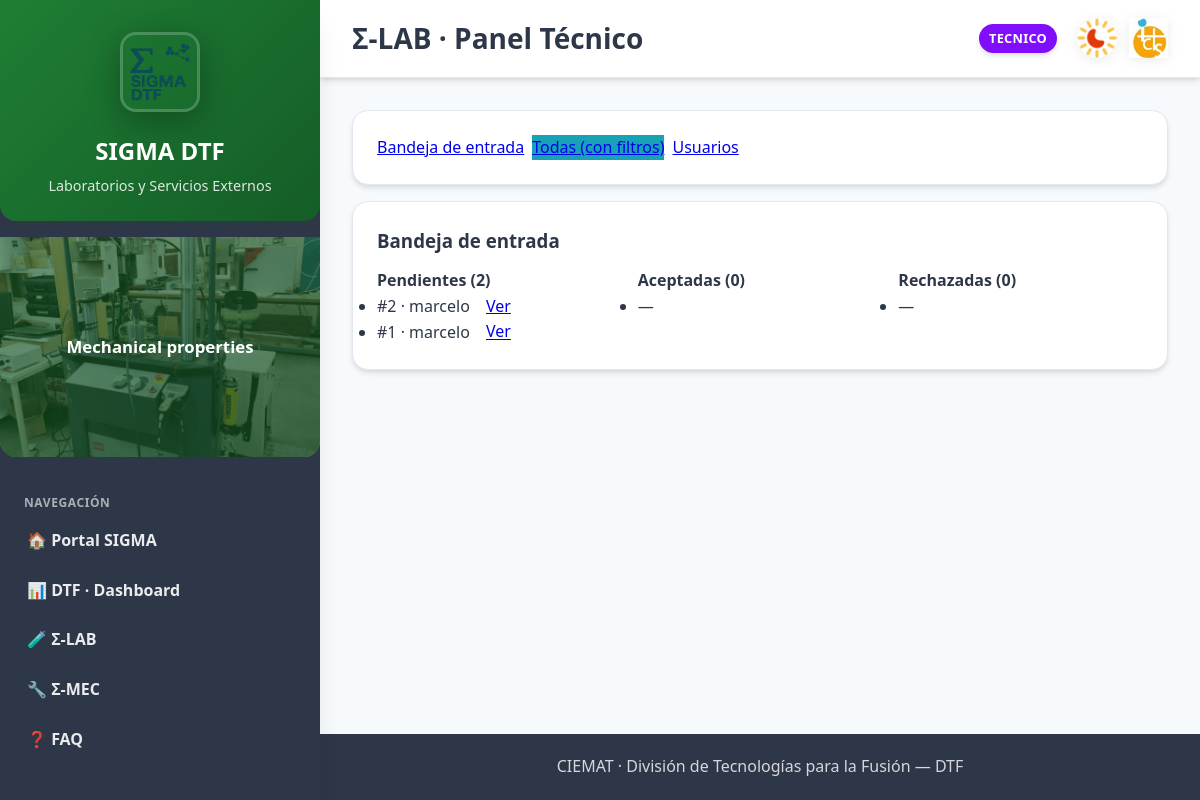
The page /dtf/lab/panel/tecnico/ (signed in) on the database its author committed.
### sigmalab/models.py (models this page shows, shortened)
class Solicitud(models.Model):
    class Estado(models.TextChoices):
        PENDIENTE  = "pendiente",  "Pendiente"
        ACEPTADA   = "aceptada",   "Aceptada"
        RECHAZADA  = "rechazada",  "Rechazada"
        EN_CURSO   = "en_curso",   "En curso"
        FINALIZADA = "finalizada", "Finalizada"
    solicitante = models.ForeignKey(
        settings.AUTH_USER_MODEL, on_delete=models.PROTECT, related_name="solicitudes"
    )
    tecnico_asignado = models.ForeignKey(
        settings.AUTH_USER_MODEL,
        on_delete=models.PROTECT,
        null=True,
        blank=True,
        related_name="solicitudes_asignadas",
    )
    material = models.CharField(max_length=200, blank=True)
    procedencia = models.CharField(max_length=200, blank=True)
    tratamiento_previo = models.CharField(max_length=200, blank=True)
    requisitos_finales = models.TextField(blank=True)
    observaciones = models.TextField(blank=True)
    corte = models.BooleanField(default=False)
    empastillado = models.BooleanField(default=False)
    lijado = models.BooleanField(default=False)
    pulido = models.BooleanField(default=False)
    electropulido = models.BooleanField(default=False)
    trat_quimico = models.BooleanField(default=False)
    trat_termico = models.BooleanField(default=False)
    estado = models.CharField(max_length=20, choices=Estado.choices, default=Estado.PENDIENTE)
    codigo_muestra = models.CharField(
        max_length=20, blank=True, null=True, help_text="Se puede asignar al aceptar (p.ej. 25-001)"
    )
    creado_en = models.DateTimeField(auto_now_add=True)
    actualizado_en = models.DateTimeField(auto_now=True)
    aceptado_en = models.DateTimeField(null=True, blank=True)
    finalizado_en = models.DateTimeField(null=True, blank=True)
    class Meta:
        ordering = ["-creado_en"]
        verbose_name = "Solicitud"
        verbose_name_plural = "Solicitudes"

### sigmalab/views.py (the view)
# urls.py: path("panel/tecnico/", views.panel_tecnico, name="panel-tecnico"),
@login_required_dtf
@user_passes_test_dtf(is_technician)
def panel_tecnico(request):
    pendientes  = Solicitud.objects.filter(estado="pendiente").select_related("solicitante")[:10]
    aceptadas   = Solicitud.objects.filter(estado="aceptada").select_related("solicitante")[:10]
    rechazadas  = Solicitud.objects.filter(estado="rechazada").select_related("solicitante")[:10]
    contadores = {
        "pendientes": Solicitud.objects.filter(estado="pendiente").count(),
        "aceptadas":  Solicitud.objects.filter(estado="aceptada").count(),
        "rechazadas": Solicitud.objects.filter(estado="rechazada").count(),
    }
    return render(request, "sigmalab/panel_tecnico.html", {
        "pendientes": pendientes,
        "aceptadas": aceptadas,
        "rechazadas": rechazadas,
        "contadores": contadores,
    })

### icts/context_processors.py (called while the page is built)
def icts_ui(request):
    user = request.user
    role = ""
    if user.is_authenticated:
        if user.is_superuser:
            role = "Admin"
        elif user.groups.filter(name__iexact="managers").exists():
            role = "Manager"
        elif user.groups.filter(name__iexact="responsables").exists():
            role = "Responsable"
        elif user.groups.filter(name__iexact="revisores").exists():
            role = "Revisor"
        else:
            role = "Usuario"
    return {"icts_role_name": role}

### sigmalab/context_processors.py (called while the page is built)
def lab_role(request):
    role = None
    if request.user.is_authenticated:
        if (request.user.is_superuser
            or request.user.groups.filter(name="Técnicos Σ-LAB").exists()):
            role = "TECNICO"
        else:
            role = "USUARIO"
    return {"LAB_ROLE": role}

### sigmalab/views.py (called while the page is built)
def is_technician(user):
    return (
        user.is_authenticated and (
            user.is_superuser or user.groups.filter(name="Técnicos Σ-LAB").exists()
        )
    )

### sigmalab/templates/sigmalab/panel_tecnico.html (shortened to what this page needs)
{% extends "base_dtf.html" %}
{% block page_title %}Σ-LAB · Panel Técnico{% endblock %}
{% block content %}
<div class="card" style="margin-bottom:1rem;">
  <div style="display:flex; gap:.5rem; flex-wrap:wrap;">
    <a class="cta" href="{% url 'sigmalab:bandeja-tecnico' %}">Bandeja de entrada</a>
    <a class="cta" href="{% url 'sigmalab:todas-solicitudes' %}" style="background:var(--accent)">Todas (con filtros)</a>
    <a class="cta" href="{% url 'sigmalab:usuarios-overview' %}">Usuarios</a>
  </div>
</div>
<div class="card">
  <h3 style="margin-bottom:.75rem;">Bandeja de entrada</h3>
  <div style="display:grid; gap:1rem; grid-template-columns:repeat(3,1fr);">
    <div>
      <h4>Pendientes ({{ contadores.pendientes }})</h4>
      <ul>
        {% for s in pendientes %}
          <li>
            #{{ s.id }} · {{ s.solicitante.username }}
            <a class="cta" style="padding:.15rem .5rem; margin-left:.25rem;"
               href="{% url 'sigmalab:detalle-solicitud' s.id %}">Ver</a>
          </li>
        {% empty %}
          <li>—</li>
        {% endfor %}
      </ul>
    </div>
    <div>
      <h4>Aceptadas ({{ contadores.aceptadas }})</h4>
      <ul>
        {% for s in aceptadas %}
          <li>
            #{{ s.id }} · {{ s.solicitante.username }}
            <a class="cta" style="padding:.15rem .5rem; margin-left:.25rem;"
               href="{% url 'sigmalab:detalle-solicitud' s.id %}">Ver</a>
          </li>
        {% empty %}
          <li>—</li>
        {% endfor %}
      </ul>
    </div>
    <div>
      <h4>Rechazadas ({{ contadores.rechazadas }})</h4>
      <ul>
        {% for s in rechazadas %}
          <li>
            #{{ s.id }} · {{ s.solicitante.username }}
            <a class="cta" style="padding:.15rem .5rem; margin-left:.25rem;"
               href="{% url 'sigmalab:detalle-solicitud' s.id %}">Ver</a>
          </li>
        {% empty %}
          <li>—</li>
        {% endfor %}
      </ul>
    </div>
  </div>
</div>
{% endblock %}

### rows shown on the page
Solicitud: id "2", solicitante.username "marcelo"
Solicitud: id "1", solicitante.username "marcelo"

### other values the page prints
{{ LAB_ROLE }} "TECNICO"
{{ contadores.pendientes }} "2"
{{ contadores.aceptadas }} "0"
{{ contadores.rechazadas }} "0"
